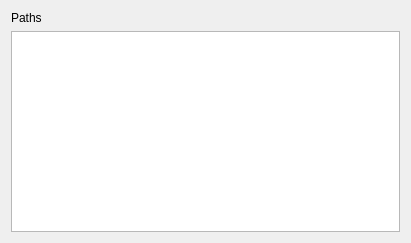
<?xml version="1.0" encoding="UTF-8"?>
<ui version="4.0">
 <class>LibraryFilePaths</class>
 <widget class="QWidget" name="LibraryFilePaths">
  <property name="geometry">
   <rect>
    <x>0</x>
    <y>0</y>
    <width>411</width>
    <height>243</height>
   </rect>
  </property>
  <property name="windowTitle">
   <string>Form</string>
  </property>
  <layout class="QVBoxLayout" name="verticalLayout">
   <item>
    <widget class="QLabel" name="CatagoryName">
     <property name="toolTip">
      <string notr="true"/>
     </property>
     <property name="text">
      <string>Paths</string>
     </property>
    </widget>
   </item>
   <item>
    <widget class="QListWidget" name="PathList"/>
   </item>
  </layout>
 </widget>
 <resources/>
 <connections/>
</ui>
